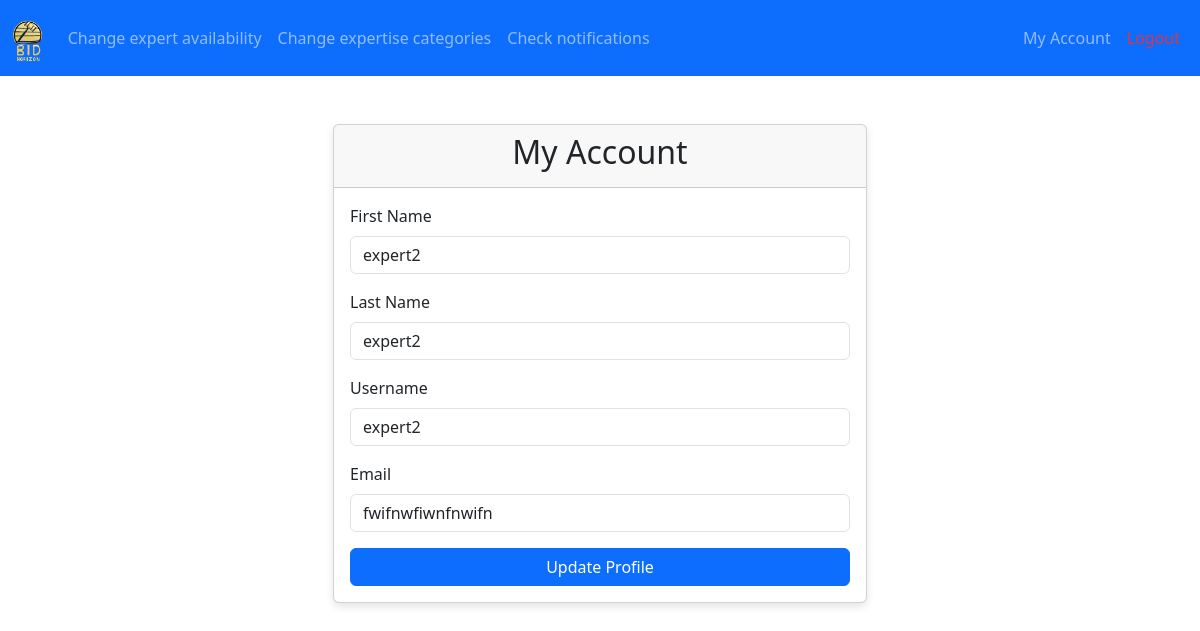
Page /expert_account (signed in) on the committed database.
### app/models.py (models this page shows, shortened)
class User(db.Model, UserMixin):
    __tablename__ = 'users'
    id = db.Column(db.Integer, primary_key=True)
    username = db.Column(db.String(64), unique=True, nullable=False)
    email = db.Column(db.String(120), unique=True, nullable=False)
    password_hash = db.Column(db.String(256), nullable=False)
    first_name = db.Column(db.String(64))
    last_name = db.Column(db.String(64))
    priority = db.Column(db.Integer, default=UserPriority.GENERAL_USER.value)
    created_at = db.Column(db.DateTime, default=datetime.utcnow)
    last_login = db.Column(db.DateTime)
    card_number_hash = db.Column(db.String(256))
    card_expiry = db.Column(db.String(10))
    items_sold = db.relationship('Item', backref='seller', lazy='dynamic', foreign_keys='Item.seller_id', cascade="all, delete-orphan")
    items_won = db.relationship('Item', backref='winner', lazy='dynamic', foreign_keys='Item.winner_id', cascade="all, delete-orphan")
    bids = db.relationship('Bid', backref='bidder', lazy='dynamic', cascade="all, delete-orphan")
    watched_items = db.relationship('Item', secondary=user_watched_auctions, lazy='dynamic',
                                   backref=db.backref('watchers', lazy='dynamic'))
    expertise = db.relationship('ExpertCategory', backref='expert', lazy='dynamic', cascade="all, delete-orphan")
    availability = db.relationship('ExpertAvailability', backref='expert', lazy='dynamic', cascade="all, delete-orphan")
    authentication_requests = db.relationship('AuthenticationRequest', backref='expert', lazy='dynamic',
                                             foreign_keys='AuthenticationRequest.expert_id')
    notifications = db.relationship('Notification', back_populates='user', cascade="all, delete-orphan")

### app/views.py (the view)
@views.route('/expert_account', methods=['GET', 'POST'])
@login_required
def expert_account():
    if current_user.priority != UserPriority.EXPERT.value:
        flash("Access denied.", "danger")
        return redirect(url_for('views.home'))
    form = AccountUpdateForm(current_user)
    if form.validate_on_submit():
        current_user.first_name = form.first_name.data
        current_user.last_name = form.last_name.data
        current_user.username = form.username.data
        current_user.email = form.email.data
        try:
            db.session.commit()
            flash('Your account has been updated!', 'success')
            return redirect(url_for('views.expert_account'))
        except:
            db.session.rollback()
            flash('An error occurred while updating your account.', 'danger')
    elif request.method == 'GET':
        form.first_name.data = current_user.first_name
        form.last_name.data = current_user.last_name
        form.username.data = current_user.username
        form.email.data = current_user.email
    return render_template('expert_account.html', form=form)

### app/forms.py (shortened to what this page needs)
class AccountUpdateForm(FlaskForm):
    first_name = StringField('First Name', validators=[Length(max=64)])
    last_name = StringField('Last Name', validators=[Length(max=64)])
    email = StringField('Email', validators=[DataRequired(), Email(message="Invalid email address"), Regexp(r'^[^@]+@[^@]+\.[^@]+$', message="Invalid email format"), Length(min = 3, max=100, message="Email should be between 3 and 100 characters")])
    username = StringField('Username', validators=[DataRequired(), Length(min=3, max=64)])
    submit = SubmitField('Update Profile')
    def __init__(self, current_user, *args, **kwargs):
        super(AccountUpdateForm, self).__init__(*args, **kwargs)
        self.current_user = current_user

### app/__init__.py (called while the page is built)
def create_app():
    import os
    app = Flask(__name__,)
    env = os.getenv('FLASK_ENV', 'development')
    app.config.from_object(config_dict.get(env, 'development'))
    mail.init_app(app)
    Bootstrap(app)
    csrf = CSRFProtect(app)
    db.init_app(app)
    Migrate(app, db)
    login_manager = LoginManager(app)
    login_manager.init_app(app)
    @login_manager.user_loader
    def load_user(user_id):
        return models.User.query.get(int(user_id))
    from app import models
    from app.views import views  # Import blueprint
    app.register_blueprint(views, url_prefix='/')
    thread = threading.Thread(target=check_auctions, args=(app,), daemon=True)
    thread.start()
    return app

### app/templates/expert_account.html (shortened to what this page needs)
{% extends "expert_base.html" %}
{% block content %}
<div class="container mt-5">
    <div class="row justify-content-center">
        <div class="col-md-6">
            <div class="card">
                <div class="card-header">
                    <h2 class="text-center">My Account</h2>
                </div>
                <div class="card-body">
                    <form method="POST" action="{{ url_for('views.expert_account') }}">
                        <div class="mb-3">
                            {{ form.first_name.label(class="form-label") }}
                            {{ form.first_name(class="form-control") }}
                        </div>
                        <div class="mb-3">
                            {{ form.last_name.label(class="form-label") }}
                            {{ form.last_name(class="form-control") }}
                        </div>
                        <div class="mb-3">
                            {{ form.username.label(class="form-label") }}
                            {{ form.username(class="form-control") }}
                        </div>
                        <div class="mb-3">
                            {{ form.email.label(class="form-label") }}
                            {{ form.email(class="form-control") }}
                        </div>
                        <div class="d-grid">
                            {{ form.submit(class="btn btn-primary") }}
                        </div>
                    </form>
                </div>
            </div>
        </div>
    </div>
</div>
{% endblock %}

### app/static/css/style.css (style rules this page uses)
body { background-color: #FAF3E0; font-family: Arial, sans-serif; color: #2B2D42; }
.card { border-radius: 10px; box-shadow: 0 4px 8px rgba(0, 0, 0, 0.1); }
.btn-primary { background-color: #E2C044; border: none; }

### rows in the picture
User: first_name "expert2", last_name "expert2", username "expert2", email "fwifnwfiwnfnwifn"
